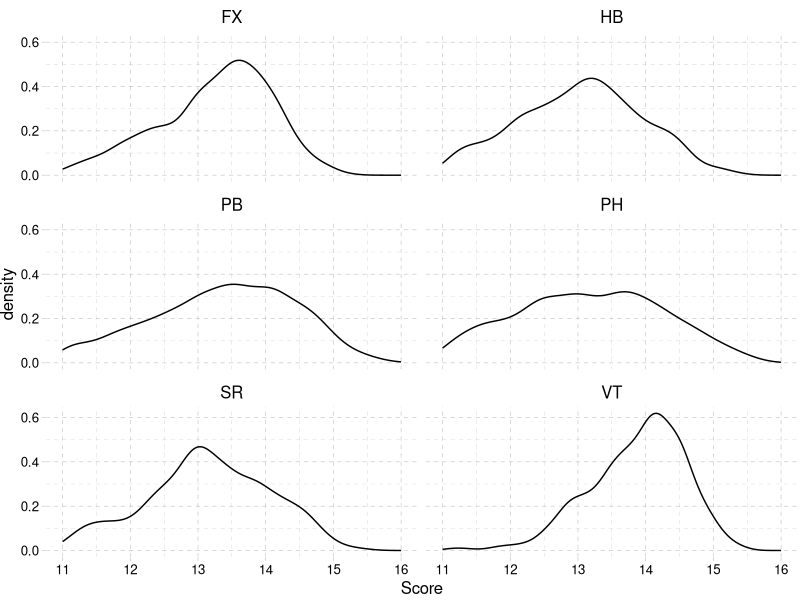
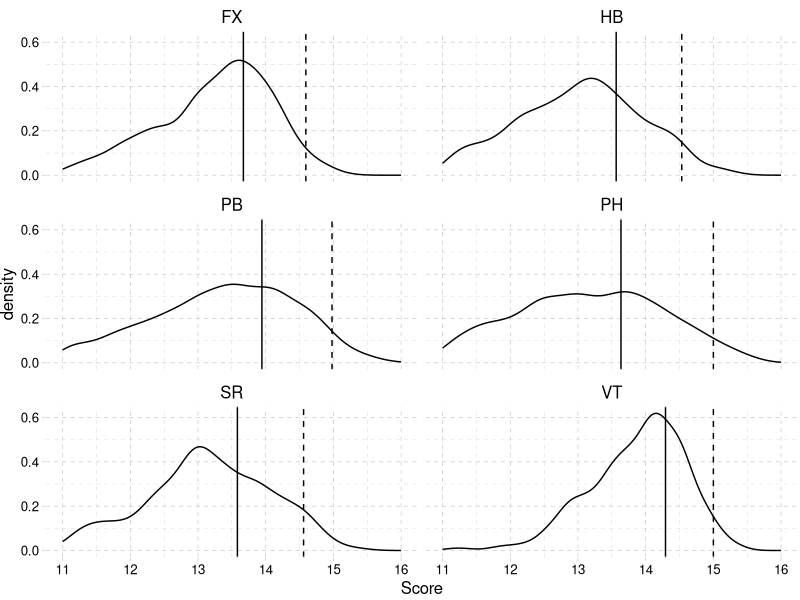

These figures' R source, in order:
## ---- chunk 1
library(tidyverse)
results_df <- read_csv("./2024-aggregate-results.csv")
## ---- chunk 2
# Selected Olympic teams:
olympian_list <- read_csv("./olympic_teams.csv")
olympians <- olympian_list %>% 
  select(NAME) %>% 
  pull()
olympic_teams <- olympian_list %>% 
  filter(TEAM %in% c("CHN", "JPN", "GBR", "USA", "CAN", "DEU", "ITA", "CHE", "ESP", "TUR", "NLD", "UKR"))
olympic_teams %>% pivot_wider(names_from = TEAM, values_from = NAME)
## ---- chunk 3
indv.averages_df <- results_df %>% 
  group_by(NAME, TEAM) %>% 
  summarise(
    across(FX:AA, mean, na.rm=TRUE) ,
    across(FX_D:HB_D, max, na.rm=TRUE)
    )%>% 
  mutate(across(FX_D:HB_D, ~na_if(., -Inf))) %>% 
  arrange(desc(AA)) 

indv.averages_df <- indv.averages_df %>% 
  filter(NAME %in% olympians)

indv.averages_df %>% 
  head()
## ---- chunk 4
#| label: fig-eventdist
#| fig-cap: national distributions of scores on each event
#| lst-label: lst-eventdist
#| lst-cap: plot of event distributions
library(ggthemes)
eventsdist <- results_df %>% select(MEET:HB) %>%
  # filter(NAME %in% olympic_teams$NAME) %>% 
  pivot_longer(
    cols = c(FX, PH, SR, VT, PB, HB),
    names_to = "Event",
    values_to = "Score",
  ) %>%
  ggplot(aes(x=Score)) +
  geom_density() +
  xlim(11, 16) +
  facet_wrap(~Event, ncol = 2) +
  theme_pander()
eventsdist
## ---- chunk 5
library(ggthemes)

event_averages <- results_df %>% select(!AA) %>%
  filter(NAME %in% olympians) %>% 
  pivot_longer(
    cols = c(FX, PH, SR, VT, PB, HB),
    names_to = "Event",
    values_to = "Score",
  ) %>% 
  group_by(Event) %>% 
  summarise(
    mean_score    = mean(Score, na.rm = T),
    sd_score      = sd(Score, na.rm = T),
    top_dec       = quantile(Score, probs = 0.9, na.rm = TRUE)
            )

eventsdist + 
  geom_vline(data = event_averages, aes(xintercept = mean_score)) +
  geom_vline(data = event_averages, aes(xintercept = top_dec), linetype = "dashed") 
## ---- chunk 6
# function to pick top three scores on each event from a team
team_top_scores <- function(names, scores = indv.averages_df, perevent = 3) {
  scores %>% 
    filter(NAME %in% names) %>%
    select(NAME, FX, PH, SR, VT, PB, HB) %>% 
    pivot_longer(
      -NAME,
      names_to = "Event",
      values_to = "Score",
    ) %>% 
    # take top 3 on each event dropping extra tied scores
    group_by(Event) %>% 
    slice_max(n = perevent, order_by = Score, with_ties = FALSE) %>% 
    mutate(
      teamscore = sum(Score),
      # names     = c(unique(NAME))
      )  %>%
    group_by(Event) %>% 
    summarise(
      Score   = first(teamscore),
      OnEvent = list((NAME))
      ) %>% ungroup()
}

# function to take output of select_top_scores and calculate total
team_total <- function(top_scores) {
  top_scores %>% 
    summarise(x=sum(Score)) %>% 
    pull()
}


results_df %>% 
  filter(NAME %in% olympic_teams$NAME) %>% 
  group_by(TEAM) %>% 
  summarise(score = team_total(team_top_scores(unlist(list(unique(NAME)))))) %>% 
  arrange(desc(score))
## ---- chunk 7
results_df %>% 
  filter(TEAM == "CHN") %>% 
  pull(NAME) %>% 
  unique() %>% 
  team_top_scores()
## ---- chunk 8
indv.averages_df %>% 
  filter(TEAM == "USA") %>% 
  pull(NAME) %>% 
  unique() %>% 
  team_top_scores()
